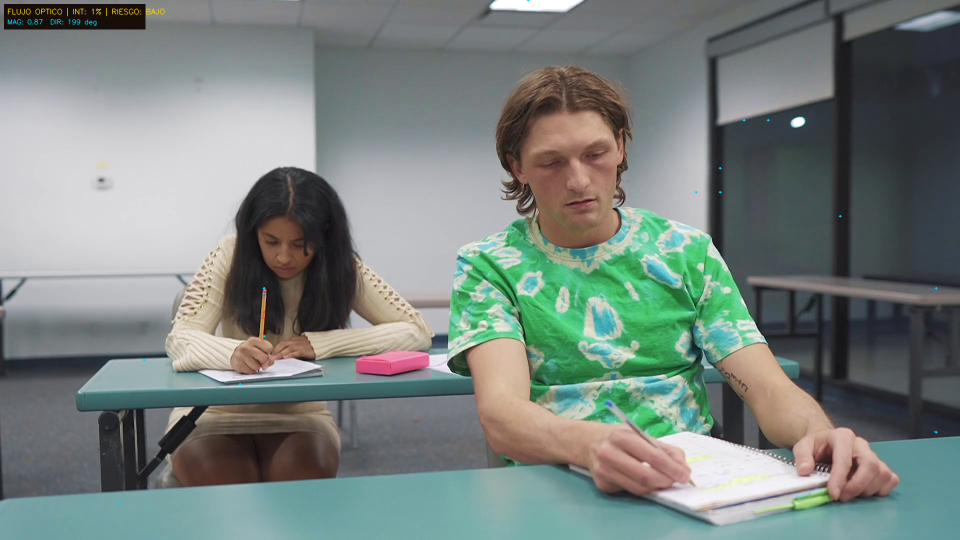
#> input picture evidence/2026-06-07_10-30-44.png, 1920 x 1080 px (shown at 1/2 size); its folder holds only this picture in this run
$ python -i optical_flow.py   (imports and definitions only)
#> lines starting #> are read from the running program, lines starting #| are printed output that depends on the picture
#> further down, picture is the input picture: shape (1080, 1920, 3); mean B, G, R 126.1, 130.4, 120.5
"""Detección de movimiento mediante Flujo Óptico Farneback (OpenCV)."""

from dataclasses import dataclass

import cv2
import numpy as np

from utils.constants import (
    FLOW_GRID_STEP,
    FLOW_GRID_STEP_HD,
    FLOW_GRID_STEP_HD,
    FLOW_MAGNITUDE_SCALE,
    FLOW_MIN_MAGNITUDE,
    FLOW_OVERLAY_SKIP_UHD,
    FLOW_PROCESS_HEIGHT,
    FLOW_PROCESS_HEIGHT_HD,
    FLOW_PROCESS_HEIGHT_UHD,
    FLOW_PROCESS_WIDTH,
    FLOW_PROCESS_WIDTH_HD,
    FLOW_PROCESS_WIDTH_UHD,
    FLOW_SMOOTH_ALPHA,
    HR_VIDEO_HEIGHT_THRESHOLD,
    MOTION_DETECT_MIN_INTENSITY,
    RISK_HIGH_MIN,
    RISK_MEDIUM_MIN,
    UHD_VIDEO_HEIGHT_THRESHOLD,
)


@dataclass
class MotionFeatures:
    """Características de movimiento expuestas para UI y futuros sprints de ML."""

    intensidad_movimiento: int
    magnitud_promedio: float
    direccion_promedio: float
    cantidad_movimiento: float
    nivel_riesgo: str
    motion_detected: bool
    annotated_frame: np.ndarray


class OpticalFlowAnalyzer:
    """
    Analiza movimiento entre frames consecutivos con cv2.calcOpticalFlowFarneback.
    Calcula magnitud, dirección, intensidad y genera visualización de vectores.
    """

    def __init__(self):
        self._prev_gray = None
        self._smoothed_intensity = 0.0
        self._frame_count = 0
        self._grid_step = FLOW_GRID_STEP

    # [5 lines left out: function reset, not called in this run]

    @property
    def last_features(self) -> MotionFeatures | None:
        return getattr(self, "_last_features", None)

    def process(self, frame: np.ndarray, draw_overlay: bool = True) -> MotionFeatures:
        """Procesa un frame BGR: analisis en resolucion reducida, overlay en original."""
#> called with draw_overlay = True
        self._frame_count += 1
        h, w = frame.shape[:2]
#> h = 1080; w = 1920
        proc_w, proc_h = self._analysis_size(w, h)
#> proc_w = 640; proc_h = 360
        scale = min(proc_w / w, proc_h / h, 1.0)
#> scale = 0.333
        small_w = max(1, int(w * scale))
#> small_w = 640
        small_h = max(1, int(h * scale))
#> small_h = 360
        small = cv2.resize(frame, (small_w, small_h), interpolation=cv2.INTER_AREA)
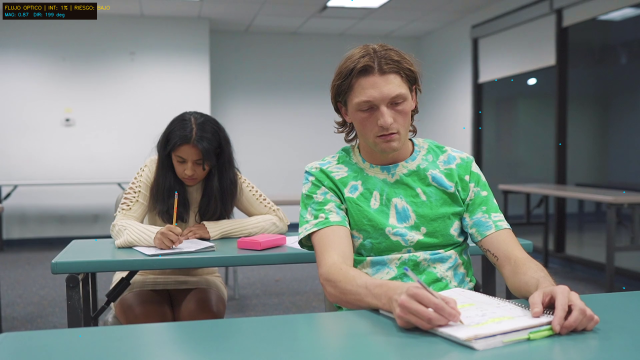
#> small: shape (360, 640, 3); mean B, G, R 126.1, 130.4, 120.5
        gray = cv2.GaussianBlur(cv2.cvtColor(small, cv2.COLOR_BGR2GRAY), (5, 5), 0)
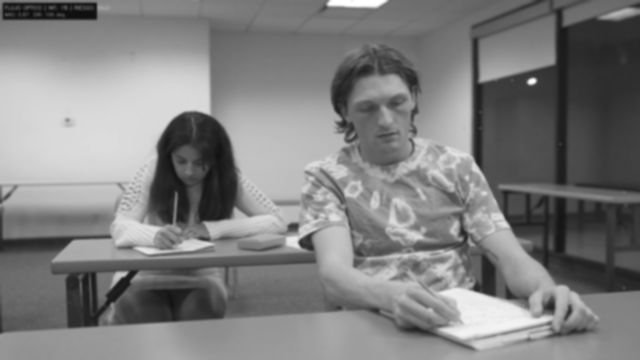
#> gray: shape (360, 640); min 16, max 255, mean 126.9

        self._grid_step = FLOW_GRID_STEP_HD if h >= HR_VIDEO_HEIGHT_THRESHOLD else FLOW_GRID_STEP
#> self._grid_step = 24

        draw_vectors = draw_overlay
        if h >= UHD_VIDEO_HEIGHT_THRESHOLD and draw_overlay:
            draw_vectors = self._frame_count % FLOW_OVERLAY_SKIP_UHD == 0

        output = frame.copy() if draw_overlay else frame

        if self._prev_gray is None or self._prev_gray.shape != gray.shape:
            self._prev_gray = gray
            features = self._build_features(
                intensity=0,
                avg_magnitude=0.0,
                avg_direction=0.0,
                motion_amount=0.0,
                risk_level="BAJO",
                motion_detected=False,
                frame=output,
            )
            self._last_features = features
            return features

        flow = cv2.calcOpticalFlowFarneback(
            self._prev_gray,
            gray,
            None,
            pyr_scale=0.5,
            levels=3,
            winsize=15,
            iterations=3,
            poly_n=5,
            poly_sigma=1.2,
            flags=0,
        )
        self._prev_gray = gray

        fx = flow[..., 0]
        fy = flow[..., 1]
        magnitude, angle = cv2.cartToPolar(fx, fy)

        active_mask = magnitude > FLOW_MIN_MAGNITUDE
        active_count = int(np.count_nonzero(active_mask))
        total_pixels = magnitude.size

        if active_count > 0:
            avg_magnitude = float(np.mean(magnitude[active_mask]))
            avg_direction = self._circular_mean_degrees(angle[active_mask])
            motion_amount = float(active_count / total_pixels * 100.0)
        else:
            avg_magnitude = 0.0
            avg_direction = 0.0
            motion_amount = 0.0

        raw_intensity = min(avg_magnitude * FLOW_MAGNITUDE_SCALE, 100.0)
        if self._frame_count <= 15:
            raw_intensity *= self._frame_count / 15.0

        self._smoothed_intensity = (
            FLOW_SMOOTH_ALPHA * raw_intensity
            + (1.0 - FLOW_SMOOTH_ALPHA) * self._smoothed_intensity
        )
        intensity = int(round(self._smoothed_intensity))
        risk_level = self._risk_from_intensity(intensity)
        motion_detected = intensity >= MOTION_DETECT_MIN_INTENSITY and active_count > 0

        if draw_vectors:
            self._draw_flow_vectors(output, flow, magnitude, small_w, small_h)
            self._draw_hud(output, intensity, risk_level, avg_magnitude, avg_direction)
        elif draw_overlay:
            self._draw_hud(output, intensity, risk_level, avg_magnitude, avg_direction)

        features = self._build_features(
            intensity=intensity,
            avg_magnitude=avg_magnitude,
            avg_direction=avg_direction,
            motion_amount=motion_amount,
            risk_level=risk_level,
            motion_detected=motion_detected,
            frame=output,
        )
        self._last_features = features
        return features

    @staticmethod
    def _analysis_size(width: int, height: int) -> tuple[int, int]:
        if height >= UHD_VIDEO_HEIGHT_THRESHOLD:
            return FLOW_PROCESS_WIDTH_UHD, FLOW_PROCESS_HEIGHT_UHD
        if height >= HR_VIDEO_HEIGHT_THRESHOLD:
            return FLOW_PROCESS_WIDTH_HD, FLOW_PROCESS_HEIGHT_HD
        return FLOW_PROCESS_WIDTH, FLOW_PROCESS_HEIGHT

    def _build_features(
        self,
        intensity: int,
        avg_magnitude: float,
        avg_direction: float,
        motion_amount: float,
        risk_level: str,
        motion_detected: bool,
        frame: np.ndarray,
    ) -> MotionFeatures:
        return MotionFeatures(
            intensidad_movimiento=intensity,
            magnitud_promedio=round(avg_magnitude, 4),
            direccion_promedio=round(avg_direction, 2),
            cantidad_movimiento=round(motion_amount, 2),
            nivel_riesgo=risk_level,
            motion_detected=motion_detected,
            annotated_frame=frame,
        )

    # [80 lines left out: functions _circular_mean_degrees, _risk_from_intensity, _draw_flow_vectors, _vector_color, _draw_hud, not called in this run]

>>> import cv2
>>> picture = cv2.imread('../evidence/2026-06-07_10-30-44.png')
>>> result = OpticalFlowAnalyzer().process(picture)
